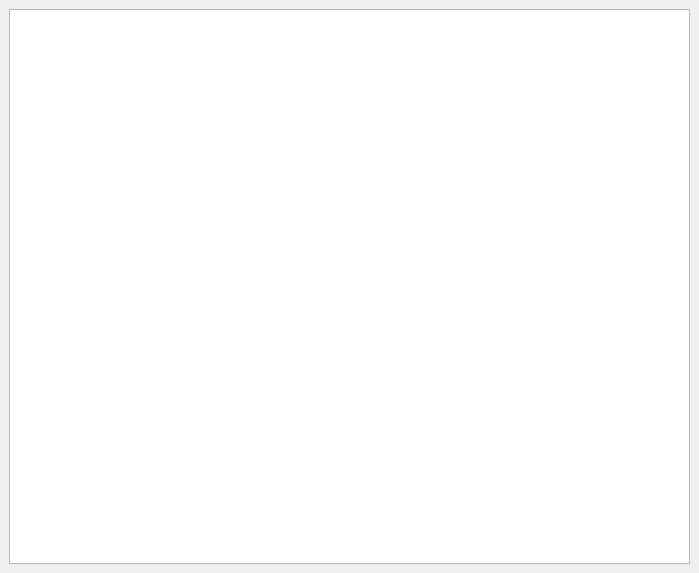
<?xml version="1.0" encoding="UTF-8"?>
<ui version="4.0">
 <class>MainWindow</class>
 <widget class="QMainWindow" name="MainWindow">
  <property name="geometry">
   <rect>
    <x>0</x>
    <y>0</y>
    <width>699</width>
    <height>573</height>
   </rect>
  </property>
  <property name="windowTitle">
   <string>MainWindow</string>
  </property>
  <widget class="QWidget" name="centralwidget">
   <layout class="QVBoxLayout" name="verticalLayout">
    <item>
     <widget class="QTreeView" name="treeView"/>
    </item>
   </layout>
  </widget>
  <widget class="QMenuBar" name="menubar">
   <property name="geometry">
    <rect>
     <x>0</x>
     <y>0</y>
     <width>699</width>
     <height>22</height>
    </rect>
   </property>
  </widget>
 </widget>
 <resources/>
 <connections/>
</ui>
